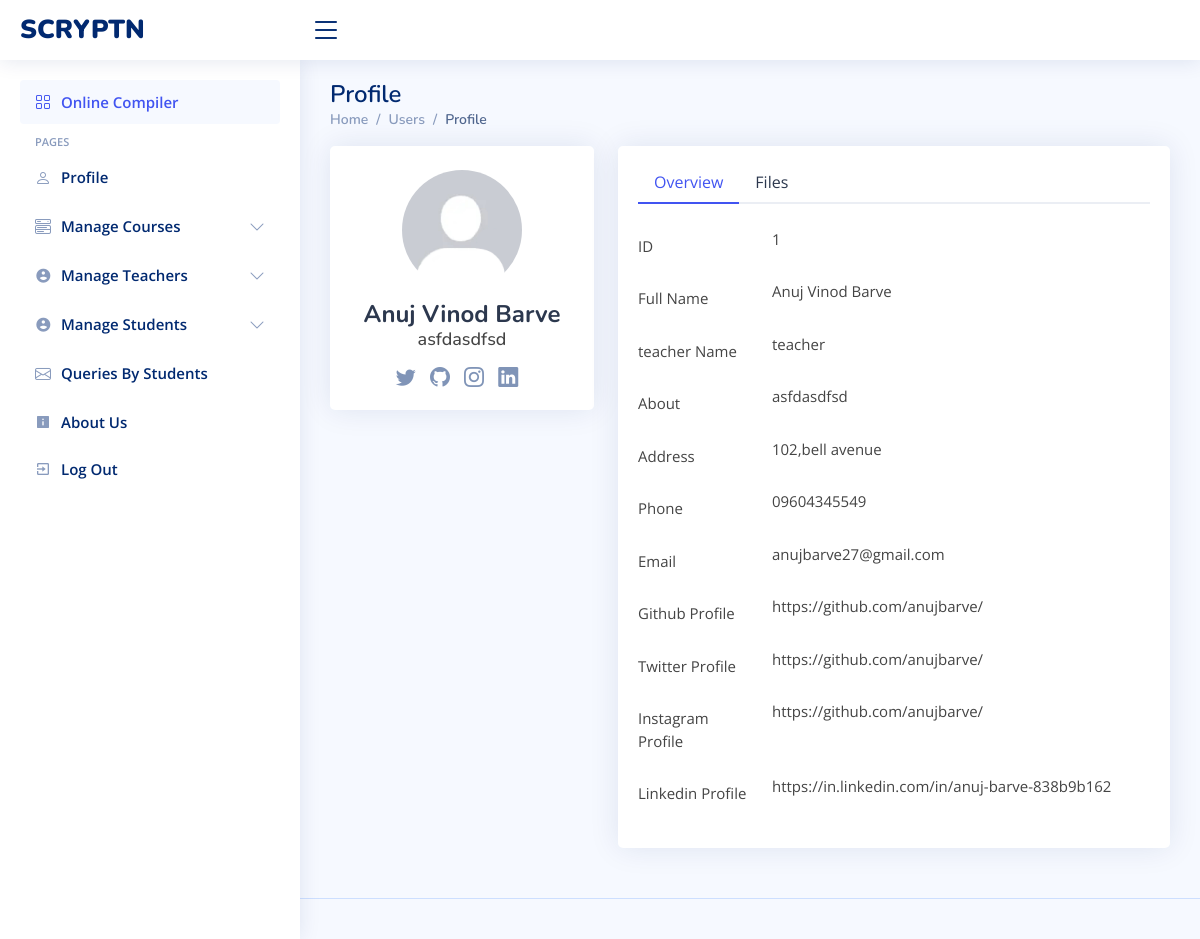
The app's page /admin/view_teacher.php?id=1 (signed in) with its own data.
### tables this page shows
CREATE TABLE `teachers` (
  `teacherID` int(11) NOT NULL,
  `teacherName` varchar(128) NOT NULL,
  `teacherEmail` varchar(128) NOT NULL,
  `teacherAddr` varchar(255) DEFAULT NULL,
  `teacherPhone` varchar(255) DEFAULT NULL,
  `teacherUid` varchar(128) NOT NULL,
  `teacherPwd` varchar(128) NOT NULL,
  `teacher_ln` text DEFAULT NULL,
  `teacher_gh` text DEFAULT NULL,
  `teacher_in` varchar(255) DEFAULT NULL,
  `teacher_tw` varchar(255) DEFAULT NULL,
  `teacher_desc` text DEFAULT NULL,
  `teacher_photo` varchar(255) DEFAULT NULL
);

### admin/view_teacher.php (the view, shortened to what this page needs)
<!DOCTYPE html>
<html lang="en">
<head>
  <link href="../assets/vendor/bootstrap/css/bootstrap.min.css" rel="stylesheet" />
  <link href="../assets/vendor/bootstrap-icons/bootstrap-icons.css" rel="stylesheet" />
  <link href="../assets/vendor/boxicons/css/boxicons.min.css" rel="stylesheet" />
  <link href="../assets/vendor/quill/quill.snow.css" rel="stylesheet" />
  <link href="../assets/vendor/quill/quill.bubble.css" rel="stylesheet" />
  <link href="../assets/vendor/remixicon/remixicon.css" rel="stylesheet" />
  <link href="../assets/vendor/simple-datatables/style.css" rel="stylesheet" />
  <link href="../assets/css/style.css" rel="stylesheet" />
</head>
<body>
  <?php include './includes/header.php'; ?>
  <?php include './includes/sidenav.php'; ?>
  <main id="main" class="main">
    <div class="pagetitle">
      <h1>Profile</h1>
      <nav>
        <ol class="breadcrumb">
          <li class="breadcrumb-item"><a href="index.html">Home</a></li>
          <li class="breadcrumb-item">Users</li>
          <li class="breadcrumb-item active">Profile</li>
        </ol>
      </nav>
    </div>
    <section class="section profile">
      <?php
      $servername = "localhost";
      $username = "root";
      $password = "";
      $databasename = "scr";
      $conn = new mysqli(
        $servername,
        $username,
        $password,
        $databasename
      );
      $id = $_GET["id"];
      $query = "SELECT * FROM `teachers` WHERE teacherID = $id";
      $result = $conn->query($query);
      $data = $result->fetch_assoc();
      ?>
      <div class="row">
      <div class="col-xl-4">
          <div class="card">
            <div class="card-body profile-card pt-4 d-flex flex-column align-items-center">
              <img src="../inc/user-data/profile-photos/<?php if($data["teacher_photo"]){echo $data["teacher_photo"];}else{echo "default.jpg";};?>" alt="Profile" class="rounded-circle" />
              <h2><?php echo $data["teacherName"]; ?></h2>
              <h3><?php echo $data["teacher_desc"]; ?></h3>
              <div class="social-links mt-2">
                <a href="<?php echo $data["teacher_tw"]; ?>" class="twitter"><i class="bi bi-twitter"></i></a>
                <a href="<?php echo $data["teacher_gh"]; ?>" class="github"><i class="bi bi-github"></i></a>
                <a href="<?php echo $data["teacher_in"]; ?>" class="instagram"><i class="bi bi-instagram"></i></a>
                <a href="<?php echo $data["teacher_ln"]; ?>" class="linkedin"><i class="bi bi-linkedin"></i></a>
              </div>
            </div>
          </div>
        </div>
        <div class="col-xl-8">
          <div class="card">
            <div class="card-body pt-3">
              <ul class="nav nav-tabs nav-tabs-bordered">
                <li class="nav-item">
                  <button class="nav-link active" data-bs-toggle="tab" data-bs-target="#profile-overview">
                    Overview
                  </button>
                </li>
                <li class="nav-item">
                  <button class="nav-link" data-bs-toggle="tab" data-bs-target="#user-files">
                    Files
                  </button>
                </li>
              </ul>
              <div class="tab-content pt-2">
                <div class="tab-pane fade show profile-overview active pt-3" id="profile-overview">
                    <div class="row mb-3">
                      <label for="fullName" class="col-md-4 col-lg-3 col-form-label">ID</label>
                      <div class="col-md-8 col-lg-9">
                        <?php echo $id?>
                      </div>
                    </div>
                    <div class="row mb-3">
                      <label for="fullName" class="col-md-4 col-lg-3 col-form-label">Full Name</label>
                      <div class="col-md-8 col-lg-9">
                       <?php echo $data["teacherName"];?>
                      </div>
                    </div>
                    <div class="row mb-3">
                      <label for="fullName" class="col-md-4 col-lg-3 col-form-label">teacher Name</label>
                      <div class="col-md-8 col-lg-9">
                        <?php echo $data["teacherUid"];?>
                      </div>
                    </div>
                    <div class="row mb-3">
                      <label for="about" class="col-md-4 col-lg-3 col-form-label">About</label>
                      <div class="col-md-8 col-lg-9">
                        <?php echo $data["teacher_desc"];?>
                      </div>
                    </div>
                    <div class="row mb-3">
                      <label for="Address" class="col-md-4 col-lg-3 col-form-label">Address</label>
                      <div class="col-md-8 col-lg-9">
                        <?php echo $data["teacherAddr"];?>
                      </div>
                    </div>
                    <div class="row mb-3">
                      <label for="Phone" class="col-md-4 col-lg-3 col-form-label">Phone</label>
                      <div class="col-md-8 col-lg-9">
                        <?php echo $data["teacherPhone"];?>
                      </div>
                    </div>
                    <div class="row mb-3">
                      <label for="Email" class="col-md-4 col-lg-3 col-form-label">Email</label>
                      <div class="col-md-8 col-lg-9">
                        <?php echo $data["teacherEmail"];?>
                      </div>
                    </div>
                    <div class="row mb-3">
                      <label for="Twitter" class="col-md-4 col-lg-3 col-form-label">Github Profile</label>
                      <div class="col-md-8 col-lg-9">
                        <?php echo $data["teacher_gh"];?>
                      </div>
                    </div>
                    <div class="row mb-3">
                      <label for="Facebook" class="col-md-4 col-lg-3 col-form-label">Twitter Profile</label>
                      <div class="col-md-8 col-lg-9">
                        <?php echo $data["teacher_tw"];?>
                      </div>
                    </div>
                    <div class="row mb-3">
                      <label for="Instagram" class="col-md-4 col-lg-3 col-form-label">Instagram Profile</label>
                      <div class="col-md-8 col-lg-9">
                        <?php echo $data["teacher_in"];?>
                      </div>
                    </div>
                    <div class="row mb-3">
                      <label for="Linkedin" class="col-md-4 col-lg-3 col-form-label">Linkedin Profile</label>
                      <div class="col-md-8 col-lg-9">
                        <?php echo $data["teacher_ln"];?>
                      </div>
                    </div>
                </div>
              </div>
            </div>
          </div>
        </div>
      </div>
    </section>
  </main>
  <footer id="footer" class="footer">
  </footer>
</body>
</html>

### assets/css/style.css (style rules this page uses)
:root { scroll-behavior: smooth; }
body { font-family: "Open Sans", sans-serif; background: #f6f9ff; color: #444444; }
a { color: #4154f1; text-decoration: none; }
h1, h2, h3, h4, h5, h6 { font-family: "Nunito", sans-serif; }
#main { margin-top: 60px; padding: 20px 30px; transition: all 0.3s; }
.pagetitle { margin-bottom: 10px; }
.pagetitle h1 { font-size: 24px; margin-bottom: 0; font-weight: 600; color: #012970; }
.card { margin-bottom: 30px; border: none; border-radius: 5px; box-shadow: 0px 0 30px rgba(1, 41, 112, 0.1); }
.card-body { padding: 0 20px 20px 20px; }
.breadcrumb { font-size: 14px; font-family: "Nunito", sans-serif; color: #899bbd; font-weight: 600; }
.breadcrumb a { color: #899bbd; transition: 0.3s; }
.breadcrumb .breadcrumb-item::before { color: #899bbd; }
.breadcrumb .active { color: #51678f; font-weight: 600; }
.nav-tabs-bordered { border-bottom: 2px solid #ebeef4; }
.nav-tabs-bordered .nav-link { margin-bottom: -2px; border: none; color: #2c384e; }
.nav-tabs-bordered .nav-link.active { background-color: #fff; color: #4154f1; border-bottom: 2px solid #4154f1; }
@media (min-width: 1200px) { #main, #footer { margin-left: 300px; } }
.profile .profile-card img { max-width: 120px; }
.profile .profile-card h2 { font-size: 24px; font-weight: 700; color: #2c384e; margin: 10px 0 0 0; }
.profile .profile-card h3 { font-size: 18px; }
.profile .profile-card .social-links a { font-size: 20px; display: inline-block; color: rgba(1, 41, 112, 0.5); line-height: 0; margin-right: 10px; transition: 0.3s; }
.profile .profile-overview .row { margin-bottom: 20px; font-size: 15px; }
.footer { padding: 20px 0; font-size: 14px; transition: all 0.3s; border-top: 1px solid #cddfff; }

### records on screen
teachers: teacherName "Anuj Vinod Barve", teacher_desc "asfdasdfsd", teacherUid "teacher", teacherAddr "102,bell avenue", teacherPhone "09604345549", teacherEmail "anujbarve27@gmail.com", teacher_gh "https://github.com/anujbarve/", teacher_tw "https://github.com/anujbarve/", teacher_in "https://github.com/anujbarve/", teacher_ln "https://in.linkedin.com/in/anuj-barve-838b9b162"

### other values on screen
$id "1"
